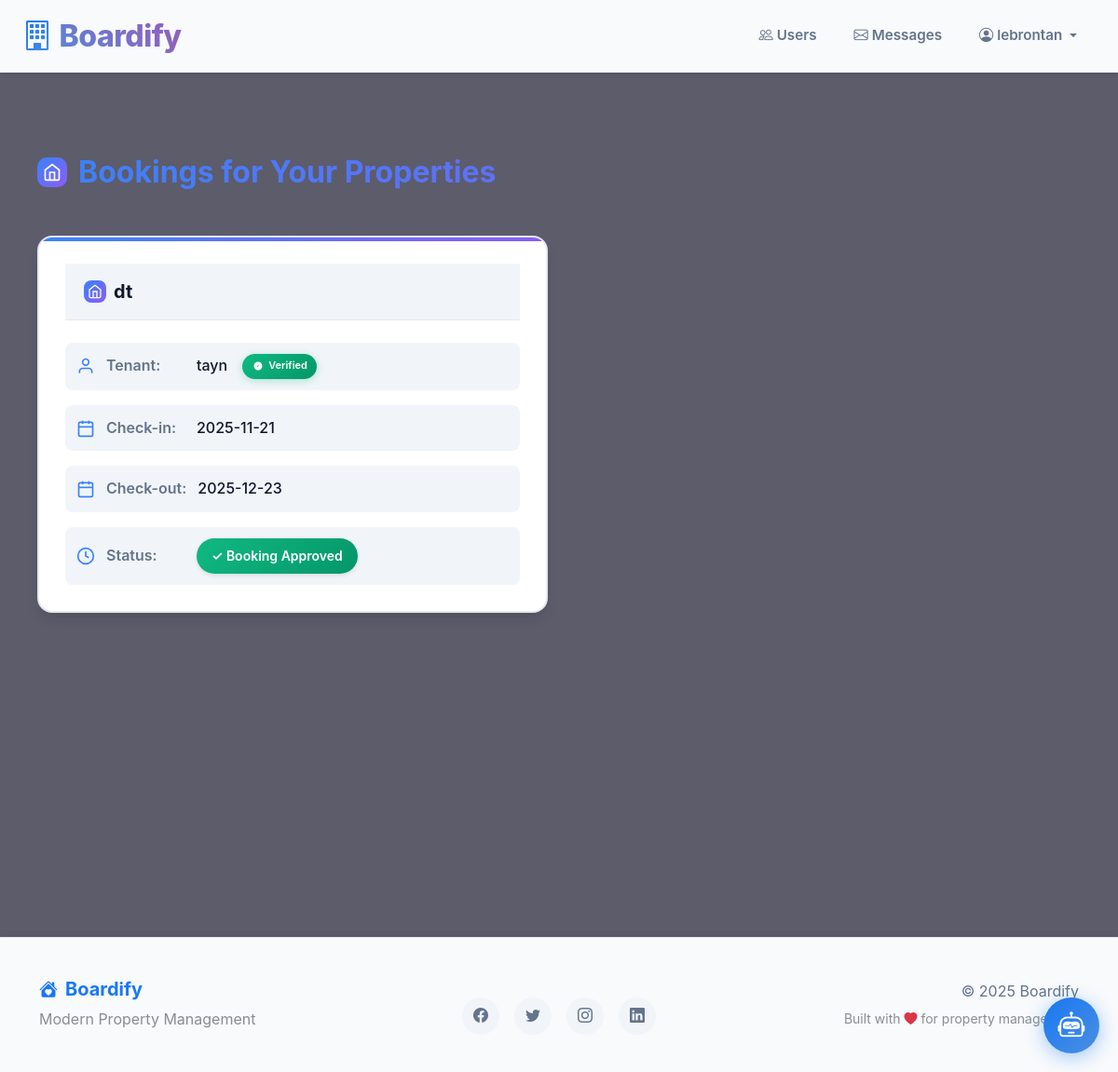
The page /landlord/booked_properties (signed in) on the database its author committed.
### models.py (models this page shows, shortened)
class User(db.Model, UserMixin):
    __tablename__ = 'user'
    id = db.Column(db.Integer, primary_key=True)
    name = db.Column(db.String(150), nullable=False)
    email = db.Column(db.String(150), unique=True, nullable=False)
    password_hash = db.Column(db.String(256), nullable=False)
    role = db.Column(db.String(50), nullable=False, default='user')
    is_verified = db.Column(db.Boolean, default=False)
    verification_token = db.Column(db.String(100), nullable=True)
    is_approved_by_admin = db.Column(db.Boolean, default=False)
    gender = db.Column(db.String(20), nullable=True)
    birthdate = db.Column(db.Date, nullable=True)
    profile_pic = db.Column(db.String(150), default='default.jpg')
    trend_image = db.Column(db.String(150), nullable=True)
    license_image = db.Column(db.String(150), nullable=True)
    created_at = db.Column(db.DateTime, default=datetime.utcnow)
    updated_at = db.Column(db.DateTime, default=datetime.utcnow, onupdate=datetime.utcnow)
    properties = db.relationship('Property', back_populates='owner', lazy='dynamic')
    bills = db.relationship('Billing', back_populates='tenant', lazy='dynamic')
    bookings = db.relationship('Booking', back_populates='tenant', lazy='dynamic')
    sent_messages = db.relationship('Message', foreign_keys='Message.sender_id',
                                    back_populates='sender', lazy='dynamic')
    received_messages = db.relationship('Message', foreign_keys='Message.receiver_id',
                                        back_populates='receiver', lazy='dynamic')

class Booking(db.Model):
    __tablename__ = 'booking'
    id = db.Column(db.Integer, primary_key=True)
    reference_number = db.Column(db.String(20), unique=True, default=generate_booking_reference)
    tenant_id = db.Column(db.Integer, db.ForeignKey('user.id'), nullable=False)
    property_id = db.Column(db.Integer, db.ForeignKey('property.id'), nullable=False)
    start_date = db.Column(db.Date, nullable=False, default=date.today)
    end_date = db.Column(db.Date, nullable=True)
    total_bill = db.Column(db.Float, default=0.0)
    status = db.Column(db.String(20), default='pending')
    created_at = db.Column(db.DateTime, default=datetime.utcnow)
    tenant = db.relationship('User', back_populates='bookings')
    property = db.relationship('Property', back_populates='bookings')

class Property(db.Model):
    __tablename__ = 'property'
    id = db.Column(db.Integer, primary_key=True)
    title = db.Column(db.String(100), nullable=False)
    description = db.Column(db.Text, nullable=False)
    price = db.Column(db.Float, nullable=False)
    location = db.Column(db.String(150), nullable=True)
    gender_preference = db.Column(db.String(50), nullable=True)
    property_type = db.Column(db.String(50), nullable=True)
    bedrooms = db.Column(db.Integer, nullable=True)
    bathrooms = db.Column(db.Integer, nullable=True)
    image = db.Column(db.String(200), nullable=True)
    status = db.Column(db.String(50), default='available')
    landlord_id = db.Column(db.Integer, db.ForeignKey('user.id'), nullable=False)
    slots = db.Column(db.Integer, default=10)
    amenities = db.Column(db.Text, nullable=True)
    owner = db.relationship('User', back_populates='properties')
    bills = db.relationship('Billing', back_populates='property', lazy=True)
    bookings = db.relationship('Booking', back_populates='property', lazy=True)
    images = db.relationship('PropertyImage', back_populates='property', lazy=True, cascade='all, delete-orphan')
    reviews = db.relationship('Review', back_populates='property', lazy=True)

### app.py (the view)
@app.route('/landlord/booked_properties')
@login_required
@verified_landlord_required
def booked_properties():
    user = User.query.get(session.get('user_id'))
    if not user or user.role != 'landlord':
        flash("Access denied. You must be a landlord to view this page.", "danger")
        return redirect(url_for('home'))
    properties = Property.query.filter_by(landlord_id=user.id).all()
    booked_properties = []
    for prop in properties:
        for booking in prop.bookings:
            booked_properties.append({
                'id': booking.id,
                'property': prop,
                'tenant': booking.tenant,
                'start_date': booking.start_date,
                'end_date': booking.end_date,
                'status': booking.status
            })
    return render_template('booked_properties.html', booked_properties=booked_properties, user=user)

### app.py (called while the page is built)
@login_manager.user_loader
def load_user(user_id):
    return User.query.get(int(user_id))

def verified_landlord_required(f):
    from functools import wraps
    @wraps(f)
    def decorated_function(*args, **kwargs):
        if not current_user.is_authenticated:
            flash("Please login first.", "warning")
            return redirect(url_for('login'))
        if current_user.role != 'landlord':
            return f(*args, **kwargs)  # Not a landlord, proceed normally
        if not getattr(current_user, 'is_approved_by_admin', False):
            flash('⚠️ Your account is pending admin verification. You cannot access this feature until an admin approves your license document.', 'warning')
            return redirect(url_for('dashboard'))
        return f(*args, **kwargs)
    return decorated_function

def login_required(f):
    from functools import wraps
    @wraps(f)
    def decorated_function(*args, **kwargs):
        if 'user_id' not in session:
            flash("Please login first.", "warning")
            return redirect(url_for('login'))
        return f(*args, **kwargs)
    return decorated_function

### templates/booked_properties.html (shortened to what this page needs)
{% extends 'base.html' %}
{% block content %}
<div class="bookings-container">
    <div class="header-section">
        <h1 class="page-title">
            <svg class="title-icon" viewBox="0 0 24 24" fill="none" stroke="currentColor" stroke-width="2">
                <path d="M3 9l9-7 9 7v11a2 2 0 0 1-2 2H5a2 2 0 0 1-2-2z"></path>
                <polyline points="9 22 9 12 15 12 15 22"></polyline>
            </svg>
            Bookings for Your Properties
        </h1>
    </div>
    {% if booked_properties %}
        <div class="bookings-grid">
            {% for booking in booked_properties %}
            <div class="booking-card">
                <div class="card-header">
                    <h2 class="property-title">
                        <svg class="property-icon" viewBox="0 0 24 24" fill="none" stroke="currentColor" stroke-width="2">
                            <path d="M3 9l9-7 9 7v11a2 2 0 0 1-2 2H5a2 2 0 0 1-2-2z"></path>
                            <polyline points="9 22 9 12 15 12 15 22"></polyline>
                        </svg>
                        {{ booking.property.title }}
                    </h2>
                </div>
                <div class="card-content">
                    <div class="info-row">
                        <svg class="info-icon" viewBox="0 0 24 24" fill="none" stroke="currentColor" stroke-width="2">
                            <path d="M20 21v-2a4 4 0 0 0-4-4H8a4 4 0 0 0-4 4v2"></path>
                            <circle cx="12" cy="7" r="4"></circle>
                        </svg>
                        <span class="info-label">Tenant:</span>
                        <span class="info-value">
                            {{ booking.tenant.name }}
                            {% if booking.tenant.is_verified %}
                            <span class="verified-badge">
                                <svg class="verified-icon" viewBox="0 0 24 24" fill="currentColor">
                                    <path d="M9 12l2 2 4-4m6 2a9 9 0 11-18 0 9 9 0 0118 0z"></path>
                                </svg>
                                Verified
                            </span>
                            {% endif %}
                        </span>
                    </div>
                    <div class="info-row">
                        <svg class="info-icon" viewBox="0 0 24 24" fill="none" stroke="currentColor" stroke-width="2">
                            <rect x="3" y="4" width="18" height="18" rx="2" ry="2"></rect>
                            <line x1="16" y1="2" x2="16" y2="6"></line>
                            <line x1="8" y1="2" x2="8" y2="6"></line>
                            <line x1="3" y1="10" x2="21" y2="10"></line>
                        </svg>
                        <span class="info-label">Check-in:</span>
                        <span class="info-value">{{ booking.start_date.strftime('%Y-%m-%d') }}</span>
                    </div>
                    {% if booking.end_date %}
                    <div class="info-row">
                        <svg class="info-icon" viewBox="0 0 24 24" fill="none" stroke="currentColor" stroke-width="2">
                            <rect x="3" y="4" width="18" height="18" rx="2" ry="2"></rect>
                            <line x1="16" y1="2" x2="16" y2="6"></line>
                            <line x1="8" y1="2" x2="8" y2="6"></line>
                            <line x1="3" y1="10" x2="21" y2="10"></line>
                        </svg>
                        <span class="info-label">Check-out:</span>
                        <span class="info-value">{{ booking.end_date.strftime('%Y-%m-%d') }}</span>
                    </div>
                    {% endif %}
                    <div class="info-row">
                        <svg class="info-icon" viewBox="0 0 24 24" fill="none" stroke="currentColor" stroke-width="2">
                            <circle cx="12" cy="12" r="10"></circle>
                            <polyline points="12 6 12 12 16 14"></polyline>
                        </svg>
                        <span class="info-label">Status:</span>
                        <span class="info-value">
                            {% if booking.status == 'pending' %}
                                <span class="status-badge status-pending">⏳ Pending Approval</span>
                            {% elif booking.status == 'approved' %}
                                <span class="status-badge status-approved">✓ Booking Approved</span>
                            {% elif booking.status == 'rejected' %}
                                <span class="status-badge status-rejected">✕ Booking Rejected</span>
                            {% endif %}
                        </span>
                    </div>
                </div>
            </div>
            {% endfor %}
        </div>
    {% endif %}
</div>
{% endblock %}

### templates/base.html (shortened to what this page needs)
<!DOCTYPE html>
<html lang="en">
<head>
    <link href="https://cdn.jsdelivr.net/npm/bootstrap@5.3.0/dist/css/bootstrap.min.css" rel="stylesheet">
    <link rel="stylesheet" href="https://cdn.jsdelivr.net/npm/bootstrap-icons@1.11.0/font/bootstrap-icons.css">
    <link rel="stylesheet" href="{{ url_for('static', filename='style.css') }}">
</head>
<body>
    <nav class="navbar navbar-expand-lg modern-navbar">
        <div class="container-fluid">
            <a class="navbar-brand" href="{{ url_for('dashboard') }}">
                <i class="bi bi-building"></i>Boardify
            </a>
            <div class="collapse navbar-collapse" id="navbarNav">
               <ul class="navbar-nav ms-auto">
    {% if 'user_id' in session %}
        <li class="nav-item">
            <a class="nav-link" href="{{ url_for('users') }}">
                <i class="bi bi-people me-1"></i>Users
            </a>
        </li>
        <li class="nav-item position-relative">
            <a class="nav-link" href="{{ url_for('inbox') }}">
                <i class="bi bi-envelope me-1"></i>Messages
            </a>
        </li>
                        <li class="nav-item dropdown">
                            <a class="nav-link dropdown-toggle" href="#" id="profileDropdown" role="button" data-bs-toggle="dropdown">
                                <i class="bi bi-person-circle me-1"></i>{{ session['user_name'] }}
                            </a>
                        </li>
                    {% endif %}
                </ul>
            </div>
        </div>
    </nav>
    <div class="main-container">
        {% block content %}{% endblock %}
    </div>
    <footer class="modern-footer">
        <div class="container">
            <div class="row align-items-center">
                <div class="col-md-4 text-md-start text-center mb-3 mb-md-0">
                    <h5 class="mb-2">
                        <i class="bi bi-house-heart-fill me-2"></i>Boardify
                    </h5>
                    <p class="text-light mb-0">Modern Property Management</p>
                </div>
                <div class="col-md-4 text-center mb-3 mb-md-0">
                    <div class="social-links">
                        <a href="#" title="Facebook"><i class="bi bi-facebook"></i></a>
                        <a href="#" title="Twitter"><i class="bi bi-twitter"></i></a>
                        <a href="#" title="Instagram"><i class="bi bi-instagram"></i></a>
                        <a href="#" title="LinkedIn"><i class="bi bi-linkedin"></i></a>
                    </div>
                </div>
                <div class="col-md-4 text-md-end text-center">
                    <p class="mb-1">&copy; {{ current_year or 2025 }} Boardify</p>
                    <small class="text-light">Built with <i class="bi bi-heart-fill text-danger"></i> for property management</small>
                </div>
            </div>
        </div>
    </footer>
    <div class="chatbot-container" id="chatbotContainer">
        <button class="chatbot-toggle" id="chatbotToggle" title="Open AI Assistant (Ctrl+K)">
            <i class="bi bi-robot"></i>
        </button>
    </div>
</body>
</html>

### static/css/style.css (style rules this page uses)
:root { --primary-blue: #4a90e2; --primary-dark: #2c3e50; --accent-purple: #9b59b6; --success-green: #27ae60; --warning-orange: #f39c12; --danger-red: #e74c3c; --dark-bg: #1a1a2e; --darker-bg: #16213e; --card-bg: #252842; --text-light: #ecf0f1; --text-muted: #95a5a6; --border-light: rgba(255, 255, 255, 0.1); --shadow-light: 0 2px 10px rgba(0, 0, 0, 0.1); --shadow-medium: 0 4px 20px rgba(0, 0, 0, 0.15); --shadow-heavy: 0 8px 30px rgba(0, 0, 0, 0.2); --transition-smooth: all 0.3s cubic-bezier(0.4, 0, 0.2, 1); --border-radius: 12px; --border-radius-lg: 16px; }
body { background: url('https://images.unsplash.com/photo-1506744038136-46273834b3fb?auto=format&fit=crop&w=1920&q=80') no-repeat center center fixed; background-size: cover; background-blend-mode: overlay; background-color: var(--dark-bg); font-family: 'Inter', 'Segoe UI', system-ui, -apple-system, sans-serif; color: var(--text-light); line-height: 1.6; overflow-x: hidden; position: relative; z-index: 0; }
body::before { content: ''; position: fixed; top: 0; left: 0; right: 0; bottom: 0; background: rgba(26, 26, 46, 0.7); pointer-events: none; z-index: -1; animation: backgroundPulse 10s ease-in-out infinite alternate; }
html { scroll-behavior: smooth; }
.navbar { background: rgba(26, 26, 46, 0.95) !important; backdrop-filter: blur(20px); border-bottom: 1px solid var(--border-light); box-shadow: var(--shadow-medium); }
.navbar-brand { font-weight: 700; font-size: 1.75rem; background: linear-gradient(45deg, var(--primary-blue), var(--accent-purple)); -webkit-background-clip: text; -webkit-text-fill-color: transparent; background-clip: text; transition: var(--transition-smooth); }
.navbar-nav .nav-link { color: var(--text-muted) !important; font-weight: 500; padding: 8px 16px !important; margin: 0 4px; border-radius: 8px; transition: var(--transition-smooth); position: relative; }

### rows shown on the page
User: user_name "lebrontan"
Booking: property "dt", tenant.name "tayn", start_date "2025-11-21", end_date "2025-12-23", status "✓ Booking Approved"

### other values the page prints
{{ current_year or 2025 }} "2025"
